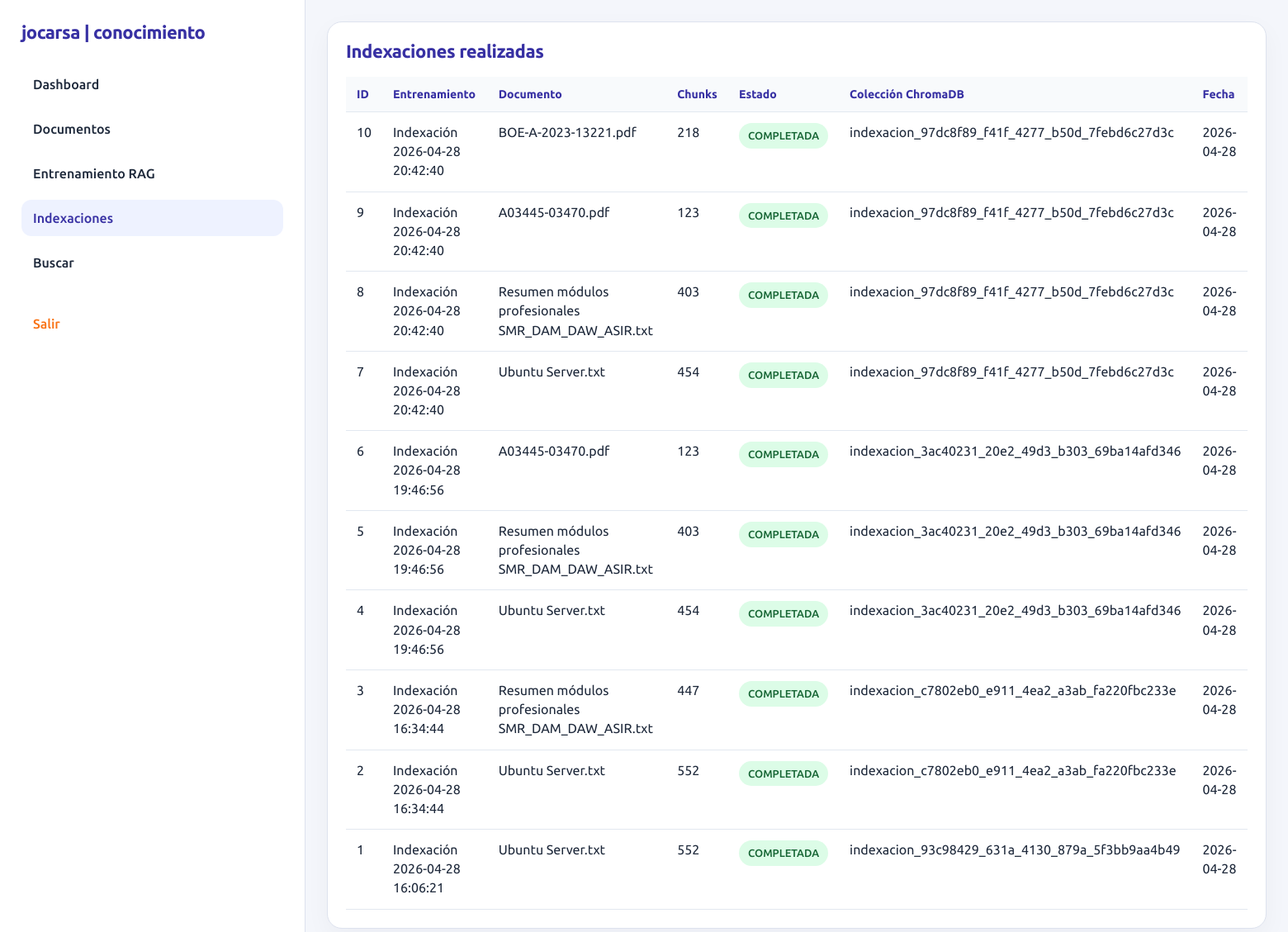
/indexaciones (signed in), run on the app's committed database.
### tables this page shows
CREATE TABLE indexaciones (
        id INTEGER PRIMARY KEY AUTOINCREMENT,
        entrenamiento_id INTEGER NOT NULL,
        documento_id INTEGER NOT NULL,
        chunks INTEGER NOT NULL DEFAULT 0,
        estado TEXT NOT NULL,
        creado_en TEXT NOT NULL,
        FOREIGN KEY(entrenamiento_id) REFERENCES entrenamientos(id),
        FOREIGN KEY(documento_id) REFERENCES documentos(id)
    );

CREATE TABLE entrenamientos (
        id INTEGER PRIMARY KEY AUTOINCREMENT,
        usuario_id INTEGER NOT NULL,
        nombre TEXT NOT NULL,
        estado TEXT NOT NULL,
        progreso INTEGER NOT NULL DEFAULT 0,
        documentos_total INTEGER NOT NULL DEFAULT 0,
        documentos_procesados INTEGER NOT NULL DEFAULT 0,
        chunks_total INTEGER NOT NULL DEFAULT 0,
        coleccion_chroma TEXT,
        creado_en TEXT NOT NULL,
        actualizado_en TEXT NOT NULL,
        FOREIGN KEY(usuario_id) REFERENCES usuarios(id)
    );

CREATE TABLE documentos (
        id INTEGER PRIMARY KEY AUTOINCREMENT,
        usuario_id INTEGER NOT NULL,
        nombre_original TEXT NOT NULL,
        nombre_archivo TEXT NOT NULL,
        ruta TEXT NOT NULL,
        notas TEXT,
        estado TEXT NOT NULL DEFAULT 'SUBIDO',
        creado_en TEXT NOT NULL,
        FOREIGN KEY(usuario_id) REFERENCES usuarios(id)
    );

### 008-RAG empaquetado/aplicacion/app.py (the view)
@app.route("/indexaciones")
def indexaciones():
    if not requiere_login():
        return redirect("/login")
    usuario = usuario_actual()
    conn = conectar()
    filas = conn.execute("""
    SELECT
        i.id,
        i.estado,
        i.chunks,
        i.creado_en,
        d.nombre_original,
        e.nombre AS entrenamiento,
        e.coleccion_chroma
    FROM indexaciones i
    JOIN documentos d ON d.id = i.documento_id
    JOIN entrenamientos e ON e.id = i.entrenamiento_id
    WHERE e.usuario_id = ?
    ORDER BY i.id DESC
    """, (usuario["id"],)).fetchall()
    conn.close()
    return render_template(
        "indexaciones.html",
        activo="indexaciones",
        filas=filas
    )

### 008-RAG empaquetado/aplicacion/app.py (called while the page is built)
def conectar():
    conn = sqlite3.connect(DB_FILE)
    conn.row_factory = sqlite3.Row
    return conn

def usuario_actual():
    if "usuario_id" not in session:
        return None
    conn = conectar()
    usuario = conn.execute(
        "SELECT * FROM usuarios WHERE id = ?",
        (session["usuario_id"],)
    ).fetchone()
    conn.close()
    return usuario

def requiere_login():
    return usuario_actual() is not None

@app.context_processor
def variables_globales():
    return {
        "app_name": APP_NAME,
        "usuario": usuario_actual()
    }

### 008-RAG empaquetado/aplicacion/templates/indexaciones.html
{% extends "base.html" %}
{% block content %}
<article>
  <h2>Indexaciones realizadas</h2>
  <table>
    <thead>
      <tr>
        <th>ID</th>
        <th>Entrenamiento</th>
        <th>Documento</th>
        <th>Chunks</th>
        <th>Estado</th>
        <th>Colección ChromaDB</th>
        <th>Fecha</th>
      </tr>
    </thead>
    <tbody>
      {% for fila in filas %}
      <tr>
        <td>{{ fila.id }}</td>
        <td>{{ fila.entrenamiento }}</td>
        <td>{{ fila.nombre_original }}</td>
        <td>{{ fila.chunks }}</td>
        <td>
          <span class="estado {{ fila.estado|lower }}">
            {{ fila.estado }}
          </span>
        </td>
        <td>{{ fila.coleccion_chroma }}</td>
        <td>{{ fila.creado_en[:10] }}</td>
      </tr>
      {% endfor %}
    </tbody>
  </table>
</article>
{% endblock %}

### 008-RAG empaquetado/aplicacion/static/css/style.css (style rules this page uses)
:root { --indigo: #3730a3; --indigo-suave: #eef2ff; --indigo-borde: #c7d2fe; --naranja: #f97316; --naranja-suave: #fff7ed; --texto: #1e293b; --gris: #64748b; --fondo: #f4f6fb; --borde: #dde2ee; --blanco: #ffffff; }
* { box-sizing: border-box; }
body { margin: 0; font-family: "Ubuntu", Arial, sans-serif; background: var(--fondo); color: var(--texto); }
article { background: var(--blanco); border: 1px solid var(--borde); border-radius: 18px; padding: 22px; box-shadow: 0 10px 30px rgba(15, 23, 42, 0.04); }
h2 { margin: 0 0 18px 0; font-size: 22px; color: var(--indigo); letter-spacing: -0.4px; }
table { width: 100%; border-collapse: collapse; overflow: hidden; }
th, td { padding: 13px; border-bottom: 1px solid #e2e8f0; text-align: left; vertical-align: top; }
th { color: var(--indigo); font-size: 14px; font-weight: 700; background: #f8fafc; }
td { line-height: 1.45; }
.estado { display: inline-block; padding: 6px 11px; border-radius: 999px; background: #dcfce7; color: #166534; font-size: 13px; font-weight: 500; }
.estado.indexado, .estado.completada, .estado.completado { background: #dcfce7; color: #166534; }

### data on the page
indexaciones: id "10", entrenamiento "Indexación 2026-04-28 20:42:40", nombre_original "BOE-A-2023-13221.pdf", chunks "218", estado "COMPLETADA", coleccion_chroma "indexacion_97dc8f89_f41f_4277_b50d_7febd6c27d3c", creado_en "2026-04-28"
indexaciones: id "9", entrenamiento "Indexación 2026-04-28 20:42:40", nombre_original "A03445-03470.pdf", chunks "123", estado "COMPLETADA", coleccion_chroma "indexacion_97dc8f89_f41f_4277_b50d_7febd6c27d3c", creado_en "2026-04-28"
indexaciones: id "8", entrenamiento "Indexación 2026-04-28 20:42:40", nombre_original "Resumen módulos profesionales SMR_DAM_DAW_ASIR.txt", chunks "403", estado "COMPLETADA", coleccion_chroma "indexacion_97dc8f89_f41f_4277_b50d_7febd6c27d3c", creado_en "2026-04-28"
indexaciones: id "7", entrenamiento "Indexación 2026-04-28 20:42:40", nombre_original "Ubuntu Server.txt", chunks "454", estado "COMPLETADA", coleccion_chroma "indexacion_97dc8f89_f41f_4277_b50d_7febd6c27d3c", creado_en "2026-04-28"
indexaciones: id "6", entrenamiento "Indexación 2026-04-28 19:46:56", nombre_original "A03445-03470.pdf", chunks "123", estado "COMPLETADA", coleccion_chroma "indexacion_3ac40231_20e2_49d3_b303_69ba14afd346", creado_en "2026-04-28"
indexaciones: id "5", entrenamiento "Indexación 2026-04-28 19:46:56", nombre_original "Resumen módulos profesionales SMR_DAM_DAW_ASIR.txt", chunks "403", estado "COMPLETADA", coleccion_chroma "indexacion_3ac40231_20e2_49d3_b303_69ba14afd346", creado_en "2026-04-28"
indexaciones: id "4", entrenamiento "Indexación 2026-04-28 19:46:56", nombre_original "Ubuntu Server.txt", chunks "454", estado "COMPLETADA", coleccion_chroma "indexacion_3ac40231_20e2_49d3_b303_69ba14afd346", creado_en "2026-04-28"
indexaciones: id "3", entrenamiento "Indexación 2026-04-28 16:34:44", nombre_original "Resumen módulos profesionales SMR_DAM_DAW_ASIR.txt", chunks "447", estado "COMPLETADA", coleccion_chroma "indexacion_c7802eb0_e911_4ea2_a3ab_fa220fbc233e", creado_en "2026-04-28"
indexaciones: id "2", entrenamiento "Indexación 2026-04-28 16:34:44", nombre_original "Ubuntu Server.txt", chunks "552", estado "COMPLETADA", coleccion_chroma "indexacion_c7802eb0_e911_4ea2_a3ab_fa220fbc233e", creado_en "2026-04-28"
indexaciones: id "1", entrenamiento "Indexación 2026-04-28 16:06:21", nombre_original "Ubuntu Server.txt", chunks "552", estado "COMPLETADA", coleccion_chroma "indexacion_93c98429_631a_4130_879a_5f3bb9aa4b49", creado_en "2026-04-28"

### other printed values
{{ app_name }} "jocarsa | conocimiento"
